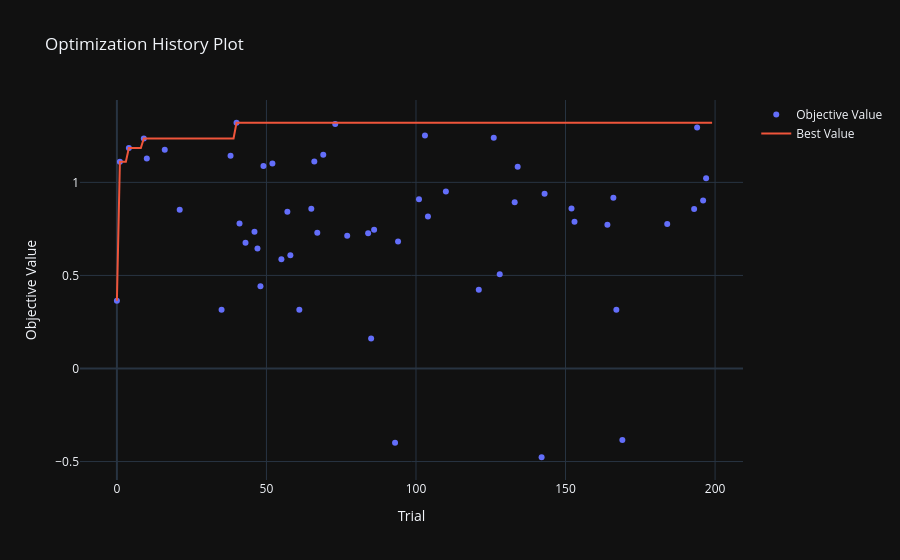

Notebook code for this chart:
### Markdown cell above
From the slice plot can notice a few things...

- ATR multiplier <2 also looks ideal as under 2 sortino values reach > 6

### Code cell
fig3 = optuna.visualization.plot_optimization_history(study)
show(fig3)

### Figure 1 — Plotly figure (JSON) as saved in the notebook; plotly's stock layout.template omitted (floating-point values rounded to 4 significant figures; data arrays with more than 128 entries replaced by an {"elided": "..."} marker saying what was removed)
{"data": [{"mode": "markers", "name": "Objective Value", "x": [0, 1, 4, 9, 10, 16, 21, 35, 38, 40, 41, 43, 46, 47, 48, 49, 52, 55, 57, 58, 61, 65, 66, 67, 69, 73, 77, 84, 85, 86, 93, 94, 101, 103, 104, 110, 121, 126, 128, 133, 134, 142, 143, 152, 153, 164, 166, 167, 169, 184, 193, 194, 196, 197], "y": [0.3639, 1.111, 1.185, 1.236, 1.128, 1.175, 0.8534, 0.3157, 1.144, 1.32, 0.7793, 0.6753, 0.7347, 0.6449, 0.4412, 1.089, 1.102, 0.5864, 0.8428, 0.6081, 0.3159, 0.8581, 1.113, 0.7291, 1.148, 1.314, 0.7133, 0.7267, 0.1613, 0.746, -0.3996, 0.6823, 0.9087, 1.251, 0.817, 0.9504, 0.4237, 1.24, 0.507, 0.8933, 1.084, -0.4769, 0.9383, 0.8602, 0.788, 0.7729, 0.9179, 0.3153, -0.3842, 0.7762, 0.8565, 1.295, 0.902, 1.023], "type": "scatter"}, {"mode": "lines", "name": "Best Value", "x": {"elided": "200 int values"}, "y": {"elided": "200 float values"}, "type": "scatter"}, {"marker": {"color": "#cccccc"}, "mode": "markers", "name": "Infeasible Trial", "showlegend": false, "x": [], "y": [], "type": "scatter"}], "layout": {"title": {"text": "Optimization History Plot"}, "xaxis": {"title": {"text": "Trial"}}, "yaxis": {"title": {"text": "Objective Value"}}}}
